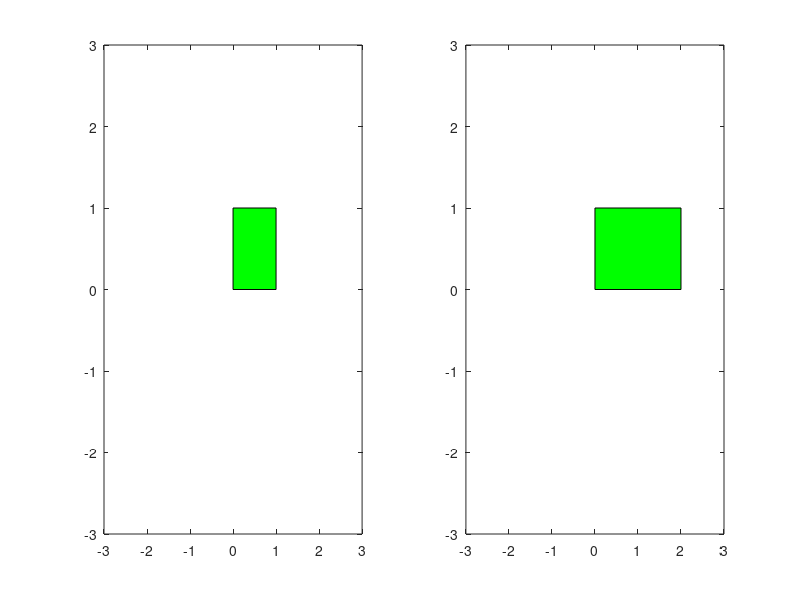

Here is the MATLAB script that generated this plot:
% Testat exercise sw7
clear; clc; 

% 2.1

% a
x=[0 1 3 6 10];
y=[2 3 0 -1 0];
plot(x,y,'--o');

% b
x=0:0.001:2;
f1=x;
f2=x.^2;
f3=x.^3;
plot(x,f1,'r'); hold on
plot(x,f2,'g'); 
plot(x,f3,'b'); hold off
legend('f_1(x)=x','f_1(x)=x^2','f_1(x)=x^2');
set(gcf,'Color','white')

% c
x=0:0.001:2;
f1=x+2;
f2=4-x.^2;
plot(x,f1); hold on
plot(x,f2); 
plot(1,3,'o'); hold off

% d
p1=[1 2];
p2=[3 1];
p3=[2 3];
x=[p1(1) p2(1) p3(1)];
y=[p1(2) p2(2) p3(2)];
fill(x,y,'red');

% 2.2

% a
x=-3:0.1:3;
y=0:0.1:5;
[X,Y]=meshgrid(x,y);
Z=3-2*X+Y;
surf(X,Y,Z);
xlabel('x');
ylabel('y');
zlabel('z');
title('title');

% b
x=-3:0.1:3;
y=0:0.1:5;
[X,Y]=meshgrid(x,y);
f1=X.^2+Y.^2;
f2=6*sin(X).^2.*cos(Y);
P1=surf(X,Y,f1); hold on
P2=surf(X,Y,f2); hold off
axis off;
shading interp;
colormap(hot);
colorbar
set(P1,'FaceAlpha',0.5)
set(P2,'FaceAlpha',1)

% 2.3

% a
p1=[0 0];
p2=[1 0];
p3=[1 1];
p4=[0 1];
xa=[p1(1),p2(1),p3(1),p4(1)];
ya=[p1(2),p2(2),p3(2),p4(2)];
subplot(121)
fill(xa,ya,'green');
axis([-3 3, -3,3]);

% b
A=[2 0; 0 1];
p5=p1*A;
p6=p2*A;
p7=p3*A;
p8=p4*A;
xb=[p5(1),p6(1),p7(1),p8(1)];
yb=[p5(2),p6(2),p7(2),p8(2)];
subplot(122)
fill(xb,yb,'green');
axis([-3 3, -3,3]);


% Versuch mit allen Transformationen
%~ p1=[0 0];
%~ p2=[1 0];
%~ p3=[1 1];
%~ p4=[0 1];
%~ xa=[p1(1),p2(1),p3(1),p4(1)];
%~ ya=[p1(2),p2(2),p3(2),p4(2)];
%~ subplot(241)
%~ fill(xa,ya,'green');
%~ axis([-3 3, -3,3]);
%~ title('square');

%~ A=[2 0; 0 1];
%~ p5=p1*A;
%~ p6=p2*A;
%~ p7=p3*A;
%~ p8=p4*A;
%~ xb=[p5(1),p6(1),p7(1),p8(1)];
%~ yb=[p5(2),p6(2),p7(2),p8(2)];
%~ subplot(242)
%~ fill(xb,yb,'green');
%~ axis([-3 3, -3,3]);
%~ title(num2str(A));

%~ A=[3 0; 0 3];
%~ p5=p1*A;
%~ p6=p2*A;
%~ p7=p3*A;
%~ p8=p4*A;
%~ xb=[p5(1),p6(1),p7(1),p8(1)];
%~ yb=[p5(2),p6(2),p7(2),p8(2)];
%~ subplot(243)
%~ fill(xb,yb,'green');
%~ axis([-3 3, -3,3]);
%~ title(num2str(A));

%~ A=[2 2; 2 2];
%~ p5=p1*A;
%~ p6=p2*A;
%~ p7=p3*A;
%~ p8=p4*A;
%~ xb=[p5(1),p6(1),p7(1),p8(1)];
%~ yb=[p5(2),p6(2),p7(2),p8(2)];
%~ subplot(244)
%~ fill(xb,yb,'green');
%~ axis([-3 3, -3,3]);
%~ title(num2str(A));

%~ A=[1 1; 0 1];
%~ p5=p1*A;
%~ p6=p2*A;
%~ p7=p3*A;
%~ p8=p4*A;
%~ xb=[p5(1),p6(1),p7(1),p8(1)];
%~ yb=[p5(2),p6(2),p7(2),p8(2)];
%~ subplot(245)
%~ fill(xb,yb,'green');
%~ axis([-3 3, -3,3]);
%~ title(num2str(A));

%~ A=[1 -1; 0 1];
%~ p5=p1*A;
%~ p6=p2*A;
%~ p7=p3*A;
%~ p8=p4*A;
%~ xb=[p5(1),p6(1),p7(1),p8(1)];
%~ yb=[p5(2),p6(2),p7(2),p8(2)];
%~ subplot(246)
%~ fill(xb,yb,'green');
%~ axis([-3 3, -3,3]);
%~ title(num2str(A));

%~ t=0.25*pi;
%~ A=[cos(t) -sin(t); sin(t) cos(t)];
%~ p5=p1*A;
%~ p6=p2*A;
%~ p7=p3*A;
%~ p8=p4*A;
%~ xb=[p5(1),p6(1),p7(1),p8(1)];
%~ yb=[p5(2),p6(2),p7(2),p8(2)];
%~ subplot(247)
%~ fill(xb,yb,'green');
%~ axis([-3 3, -3,3]);
%~ title(num2str(A));

%~ t=-0.75*pi;
%~ A=[cos(t) -sin(t); sin(t) cos(t)];
%~ p5=p1*A;
%~ p6=p2*A;
%~ p7=p3*A;
%~ p8=p4*A;
%~ xb=[p5(1),p6(1),p7(1),p8(1)];
%~ yb=[p5(2),p6(2),p7(2),p8(2)];
%~ subplot(248)
%~ fill(xb,yb,'green');
%~ axis([-3 3, -3,3]);
%~ title(num2str(A));

